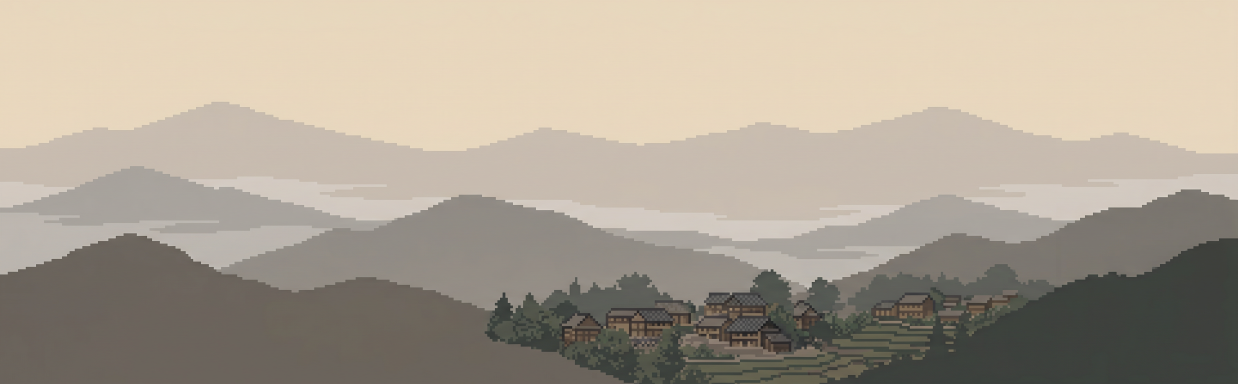
#> input picture assets/images/scences/level1/background.png, 3712 x 1152 px (shown at 1/3 size)
$ python process_level1_assets.py
#> lines starting #> are read from the running program, lines starting #| are printed output that depends on the picture
"""
处理关卡一素材：绿幕抠图 + 缩放 + 裁剪精灵
============================================
"""
import os
import sys
from PIL import Image

ROOT = os.path.dirname(os.path.dirname(os.path.abspath(__file__)))
SRC_DIR = os.path.join(ROOT, "assets", "images", "scences", "level1")
OUT_DIR = SRC_DIR

def ensure_dir(d):
    os.makedirs(d, exist_ok=True)

# --- 工具函数 ---

def chromakey(img, threshold=110, soft=28, target_green=None):
    """对 PIL Image 对象进行绿幕抠图，返回RGBA。"""
    img = img.convert("RGBA")
    w, h = img.size
    if target_green is None:
        pts = [(2, 2), (w - 3, 2), (2, h - 3), (w - 3, h - 3),
               (w // 2, 2), (w // 2, h - 3)]
        from collections import Counter
        cnt = Counter()
        for (x, y) in pts:
            cnt[img.getpixel((x, y))[:3]] += 1
        target_green = cnt.most_common(1)[0][0]
    tr, tg, tb = target_green
    px = img.load()
    for y in range(h):
        for x in range(w):
            r, g, b, a = px[x, y]
            dist = ((r - tr)**2 + (g - tg)**2 + (b - tb)**2)**0.5
            if dist < threshold:
                a = 0
            elif dist < threshold + soft:
                a = int(255 * (dist - threshold) / soft)
            else:
                a = 255
            # 溢色抑制
            if a < 255 and g > r and g > b:
                g = max(r, b)
            px[x, y] = (r, g if a == 255 else min(g, max(r, b)), b, a)
    return img, target_green

def resize_pixel(img, w, h):
    """像素风用最近邻缩放。"""
    return img.resize((w, h), Image.NEAREST)

# [93 lines left out: function crop_sprites, not called in this run]

def main():
    ensure_dir(OUT_DIR)

    # ===== 1. 处理实底背景图（缩放）=====
    print("=== 1. 处理实底背景 ===")

    # 村口背景 -> 1920x600
    bg = Image.open(os.path.join(SRC_DIR, "background.png"))
#> bg is the input picture: PIL image 3712x1152 RGB; mean R, G, B 172.1, 162.2, 148
    bg_r = resize_pixel(bg, 1920, 600)
    bg_r.save(os.path.join(OUT_DIR, "gate_bg.png"))
    print("  gate_bg.png 1920x600")

    # 后山背景 -> 1920x600
    hub_bg = Image.open(os.path.join(SRC_DIR, "yard background.png"))
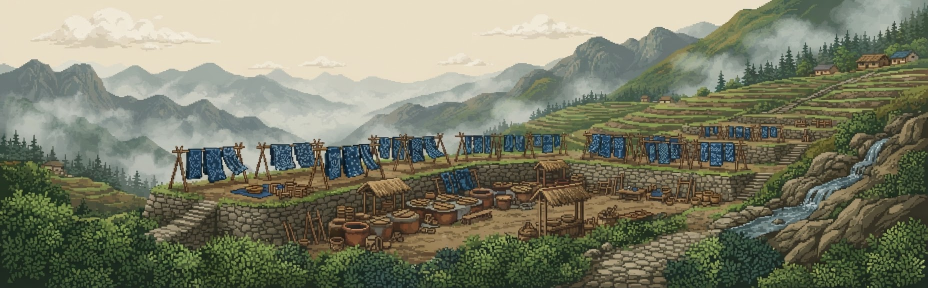
#> input picture assets/images/scences/level1/yard background.png, 1856 x 576 px (shown at 1/2 size)
#> hub_bg is the input picture: PIL image 1856x576 RGB; mean R, G, B 124.2, 126.1, 105
    hub_bg_r = resize_pixel(hub_bg, 1920, 600)
    hub_bg_r.save(os.path.join(OUT_DIR, "hub_bg.png"))
    print("  hub_bg.png 1920x600")

    # ===== 2. 绿幕抠图：村口寨门 ====
    print("\n=== 2. 绿幕抠图 ===")

    gate = Image.open(os.path.join(SRC_DIR, "ethnic village gate.png"))
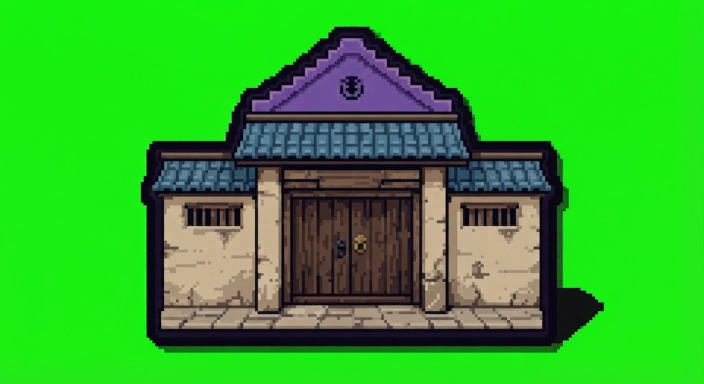
#> input picture assets/images/scences/level1/ethnic village gate.png, 1407 x 768 px (shown at 1/2 size)
#> gate is the input picture: PIL image 1407x768 RGB; mean R, G, B 49.1, 173.8, 41.7
    gate_ck, gcolor = chromakey(gate)
#> after the loop in chromakey, `for (x, y) in pts:`: cnt = {(23, 242, 15): 1, (26, 240, 18): 1, (39, 229, 31): 1, (44, 231, 30): 1, (21, 242, 15): 1, (35, 232, 28): 1}
#> in chromakey, `target_green = cnt.most_common(1)[0][0]`: target_green = (23, 242, 15)
#> in chromakey, `tr, tg, tb = target_green`: tr = 23; tg = 242; tb = 15
#> gcolor = (23, 242, 15)
    print(f"  ethnic village gate.png 绿幕色={gcolor}")
#|   ethnic village gate.png 绿幕色=(23, 242, 15)
    gate_ck = resize_pixel(gate_ck, 300, 400)
    gate_ck.save(os.path.join(OUT_DIR, "gate_structure.png"))
    print("  -> gate_structure.png 300x400")

    # ===== 3. 绿幕抠图：绣花古宅 ====
    house = Image.open(os.path.join(SRC_DIR, "ethnic embroidery house.png"))
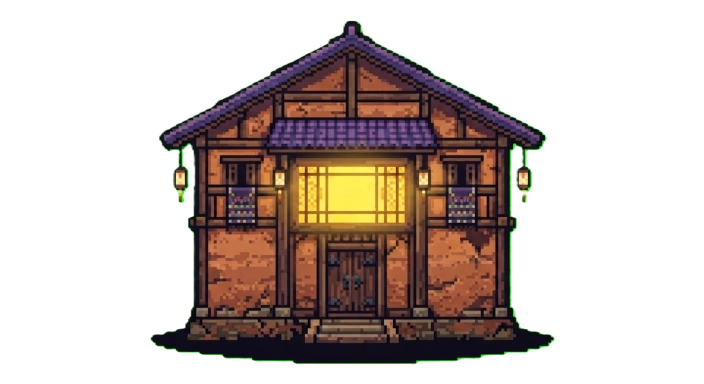
#> input picture assets/images/scences/level1/ethnic embroidery house.png, 1407 x 768 px (shown at 1/2 size)
#> house is the input picture: PIL image 1407x768 RGBA; mean R, G, B, A 54.3, 177.8, 31.2, 90.5
    house_ck, hcolor = chromakey(house)
#> hcolor = (28, 243, 17)
    print(f"  ethnic embroidery house.png 绿幕色={hcolor}")
#|   ethnic embroidery house.png 绿幕色=(28, 243, 17)
    house_ck = resize_pixel(house_ck, 400, 500)
    house_ck.save(os.path.join(OUT_DIR, "house_exterior.png"))
    print("  -> house_exterior.png 400x500")

    # ===== 4. 绿幕抠图：祠堂 ====
    hall = Image.open(os.path.join(SRC_DIR, "ethnic ancestral hall.png"))
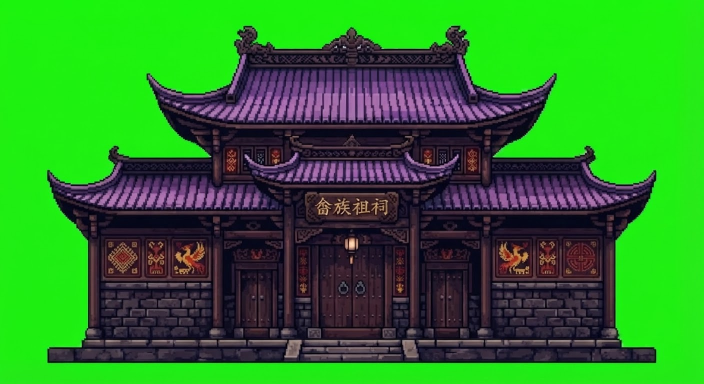
#> input picture assets/images/scences/level1/ethnic ancestral hall.png, 1407 x 768 px (shown at 1/2 size)
#> hall is the input picture: PIL image 1407x768 RGB; mean R, G, B 43.7, 129.6, 39.7
    hall_ck, hcolor = chromakey(hall)
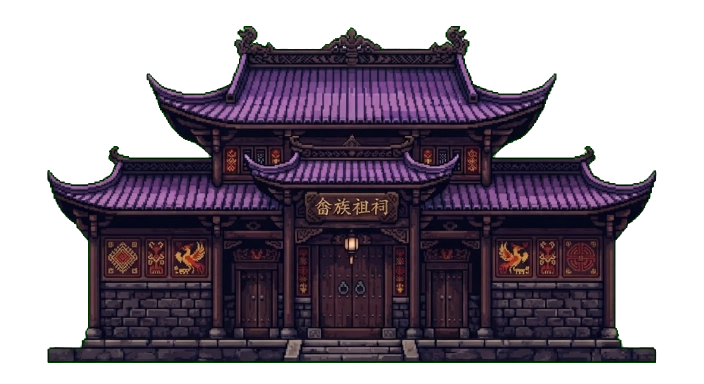
#> hall_ck: PIL image 1407x768 RGBA (shown at 1/2 size); mean R, G, B, A 43.7, 34.9, 39.7, 139; transparent parts drawn white
#> hcolor = (27, 244, 13)
    print(f"  ethnic ancestral hall.png 绿幕色={hcolor}")
#|   ethnic ancestral hall.png 绿幕色=(27, 244, 13)
    hall_ck = resize_pixel(hall_ck, 400, 500)
    hall_ck.save(os.path.join(OUT_DIR, "hall_exterior.png"))
    print("  -> hall_exterior.png 400x500")

    # ===== 5. 已透明：大戏台（只缩放）====
    stage = Image.open(os.path.join(SRC_DIR, "traditional Chinese village stage.png"))
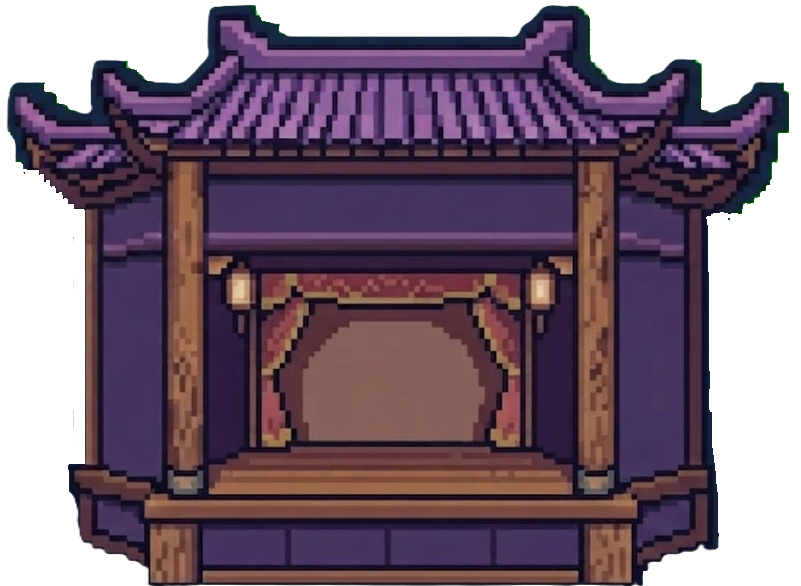
#> input picture assets/images/scences/level1/traditional Chinese village stage.png, 801 x 586 px
#> stage is the input picture: PIL image 801x586 RGBA; mean R, G, B, A 60.8, 42.5, 57.7, 189.6
    stage_r = resize_pixel(stage, 300, 400)
#> in resize_pixel (call 6), `return img.resize((w, h), Image.NEAREST)`:
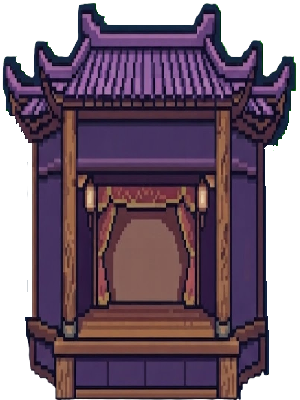
#> returned value: PIL image 300x400 RGBA; mean R, G, B, A 60.8, 42.4, 57.6, 189.6; transparent parts drawn white
    stage_r.save(os.path.join(OUT_DIR, "stage.png"))
    print("  -> stage.png 300x400 (已透明)")

    # ===== 6. 绿幕抠图 + 裁剪：前景装饰包 ====
#> (the run stopped early here; a loop or call above may not have finished)
